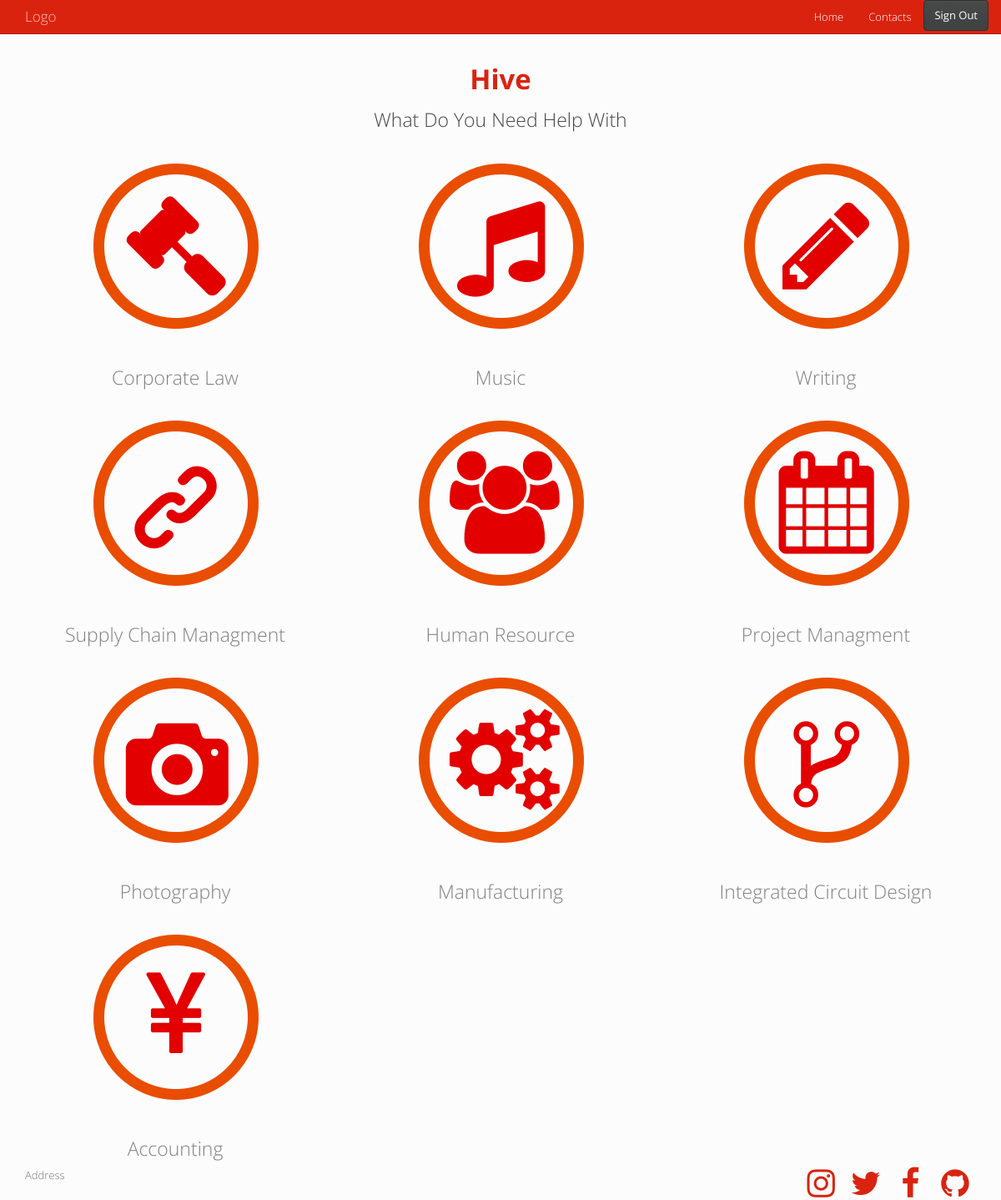
/php/hive.php (signed in), run on the app's committed database.
### tables this page shows
CREATE TABLE IF NOT EXISTS `skills` (
  `ID` int(11) NOT NULL,
  `skillName` varchar(50) NOT NULL,
  `skillInfo` text NOT NULL
);

### php/hive.php (the view, shortened to what this page needs)
<?php
    $conn = new mysqli(DB_HOST, DB_USER, DB_PASS, DB_NAME);
    if ($conn->connect_error) {
        header("Location: index.php");
        echo $error = "Connection failed: " . $conn->connect_error;
    } else {
        $sql = "SELECT * FROM skills WHERE ID NOT IN (SELECT skillsID FROM profileskills WHERE profileID = ".$_SESSION['userID'].")";
        $result = $conn->query($sql);
    }
?>
<html><head>
        <link href="http://cdnjs.cloudflare.com/ajax/libs/font-awesome/4.3.0/css/font-awesome.min.css" rel="stylesheet" type="text/css">
    <link rel="stylesheet" href="bootstrap.min.css"></head><body>
        <div class="navbar navbar-default navbar-inverse navbar-static-top"><div class="container"><div class="navbar-header"><a class="navbar-brand" href="#"><span>Logo</span></a></div><div class="collapse navbar-collapse" id="navbar-ex-collapse"><a class="btn btn-default navbar-right">Sign Out</a><ul class="nav navbar-nav navbar-right"><li class="active"><a href="#">Home</a></li><li class="active"><a href="#">Contacts</a></li></ul></div></div></div><div class="section">
            <div class="container">
                <div class="row">
                    <div class="col-md-12">
                        <h1 class="text-center text-primary"><b>Hive</b></h1><h3 class="text-center">What Do You Need Help With</h3>
                    </div>
                </div>
                <?php
                    $counter = 3;
                    echo '<div class="row">
                            <div class="col-md-4">';
                    while($row = $result->fetch_assoc()) {
                        echo '<a href="skillPage.php?skill='.$row["ID"].'"><img src="assets/'.$row["ID"].'.png" class="center-block img-responsive"></a>';
                        echo '<h3 class="text-center text-muted">'.$row["skillName"].'</h3>';
                        $counter--;
                        if($counter == 0) {
                            echo '</div></div><div class="row"><div class="col-md-4">';
                        } else {
                            echo '</div>
                                <div class="col-md-4">';
                        }
                    }
                    echo '</div></div>';
                ?>
        </div><footer class="section section-primary"> <div class="container"> <div class="row"> <div class="col-sm-6">  <p>Address</p></div><div class="col-sm-6"> <div class="row"> <div class="col-md-12 hidden-xs text-right"> <a href="#"><i class="fa fa-3x fa-fw fa-instagram text-inverse"></i></a> <a href="#"><i class="fa fa-3x fa-fw fa-twitter text-inverse"></i></a> <a href="#"><i class="fa fa-3x fa-fw fa-facebook text-inverse"></i></a> <a href="#"><i class="fa fa-3x fa-fw fa-github text-inverse"></i></a> </div></div></div></div></div></footer>
</body></html>

### data on the page
skills: shows a picture, skillName "Corporate Law"
skills: shows a picture, skillName "Music"
skills: shows a picture, skillName "Writing"
skills: shows a picture, skillName "Supply Chain Managment"
skills: shows a picture, skillName "Human Resource"
skills: shows a picture, skillName "Project Managment"
skills: shows a picture, skillName "Photography"
skills: shows a picture, skillName "Manufacturing"
skills: shows a picture, skillName "Integrated Circuit Design"
skills: shows a picture, skillName "Accounting"
